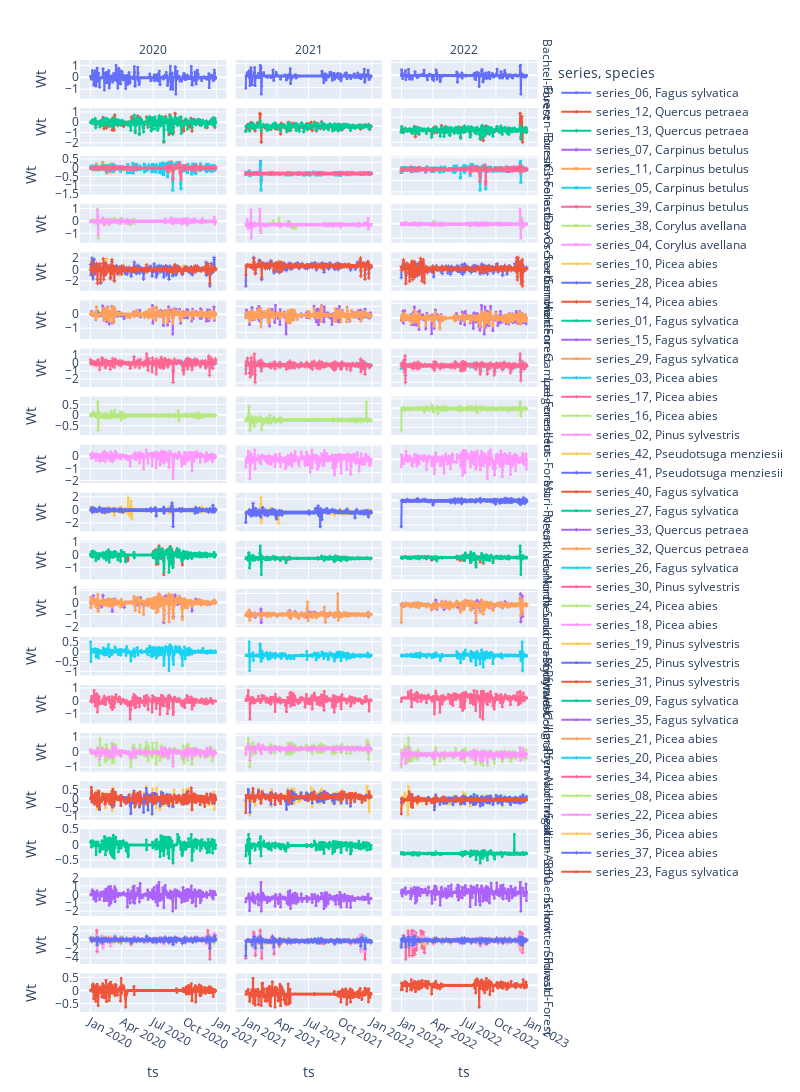

The code cell stored with this chart in its notebook:
### Code cell
fig = px.line(df_series_all, x='ts', y="Wt", color = "series", facet_row="site_name",
            facet_col = "year",
              symbol="species",
            #  
            facet_row_spacing = 0.01,
                # line_group = "species" 
                )

fig.update_traces(marker=dict(size=3))
fig.for_each_annotation(lambda a: a.update(text=a.text.split("=")[-1])) 
fig.update_layout(
    height=4000,
    width=800,
)

fig.update_xaxes(matches=None)
fig.update_yaxes(matches=None)

fig.show()
